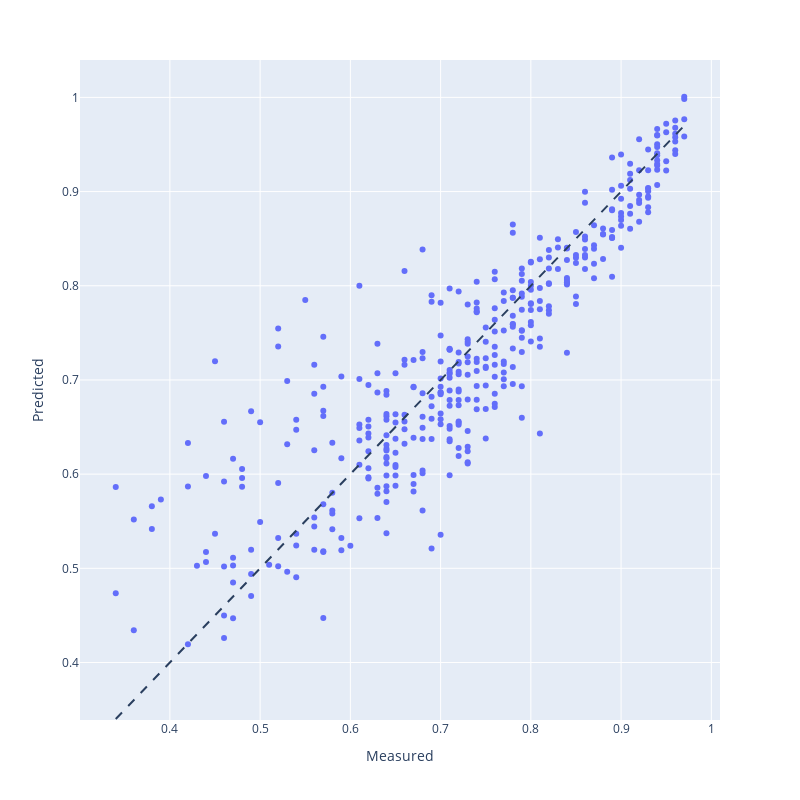

The notebook cell this image was saved under:
### Code cell
fig = px.scatter(
    x=y, 
    y=predicted, 
    labels={"x":"Measured", "y":"Predicted"}
)

fig.add_shape(
    type="line", 
    line=dict(dash="dash"),      
    x0 = y.min(), y0 = y.min(),    
    x1 = y.max(), y1 = y.max()
)
fig.update_layout(
    height = 800, 
    width = 800, 
    showlegend=False
)

### Figure 1 — Plotly figure (JSON) as saved in the notebook; plotly's stock layout.template omitted (floating-point values rounded to 4 significant figures; data arrays with more than 128 entries replaced by an {"elided": "..."} marker saying what was removed)
{"data": [{"hovertemplate": "Measured=%{x}<br>Predicted=%{y}<extra></extra>", "legendgroup": "", "marker": {"color": "#636efa", "symbol": "circle"}, "mode": "markers", "name": "", "orientation": "v", "showlegend": false, "type": "scatter", "x": {"elided": "400 float values"}, "xaxis": "x", "y": {"elided": "400 float values"}, "yaxis": "y"}], "layout": {"height": 800, "legend": {"tracegroupgap": 0}, "margin": {"t": 60}, "shapes": [{"line": {"dash": "dash"}, "type": "line", "x0": 0.34, "x1": 0.97, "y0": 0.34, "y1": 0.97}], "showlegend": false, "width": 800, "xaxis": {"anchor": "y", "domain": [0, 1], "title": {"text": "Measured"}}, "yaxis": {"anchor": "x", "domain": [0, 1], "title": {"text": "Predicted"}}}}
